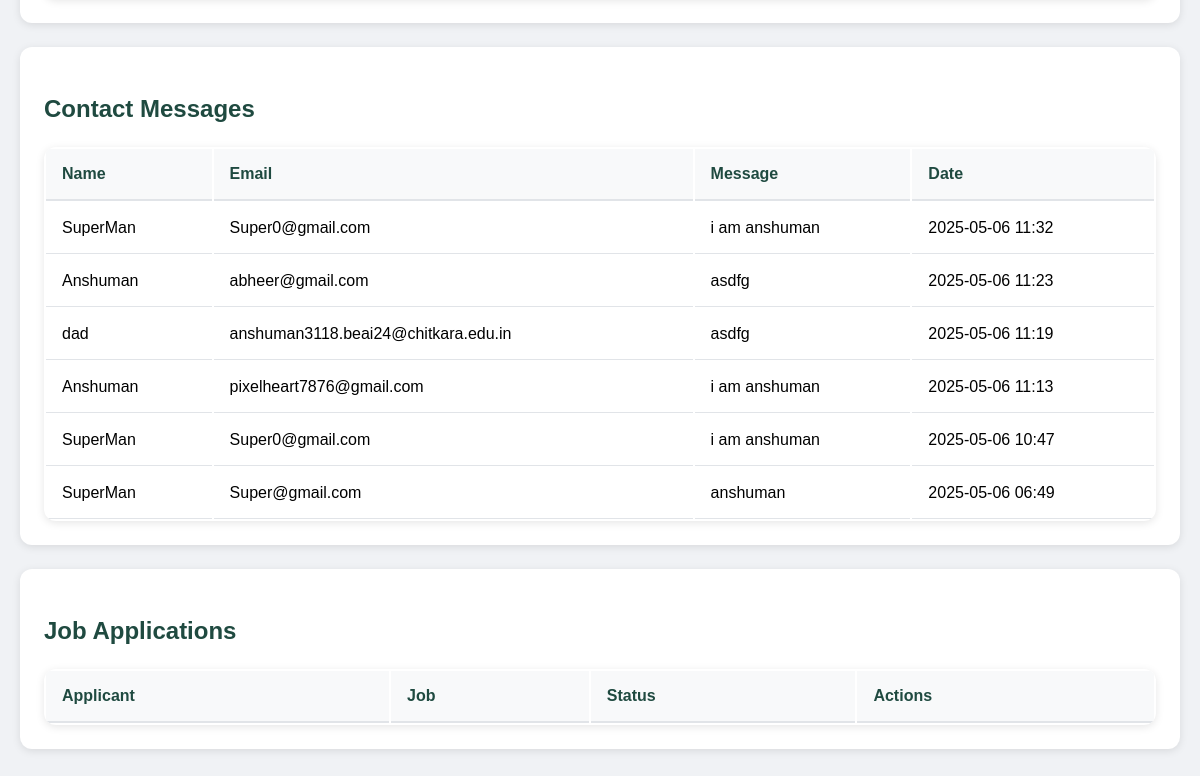
Page /admin (signed in, lower part) on the earlier database version.
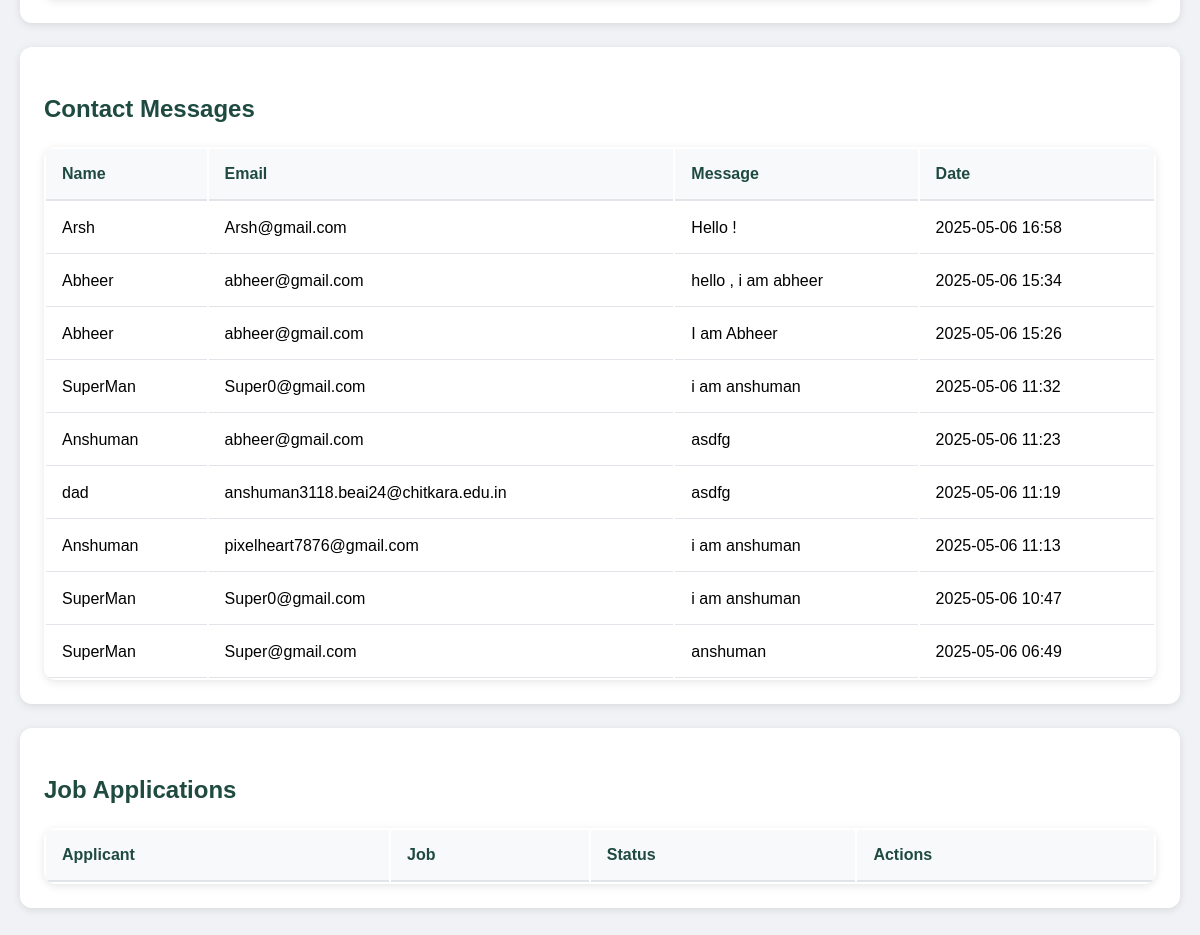
Same page on the later database version.
### app.py (models this page shows)
class Contact(db.Model):
    id = db.Column(db.Integer, primary_key=True)
    name = db.Column(db.String(100), nullable=False)
    email = db.Column(db.String(100), nullable=False)
    message = db.Column(db.Text, nullable=False)
    date_submitted = db.Column(db.DateTime, default=datetime.utcnow)

### app.py (the view)
@app.route('/admin', methods=['GET', 'POST'])
@login_required
def admin():
    if current_user.role != 'admin':
        flash('Access denied: Admins only.', 'danger')
        return redirect(url_for('home'))
    jobs = Job.query.all()
    contacts = Contact.query.order_by(Contact.date_submitted.desc()).all()
    return render_template('admin.html', jobs=jobs, contacts=contacts)

### app.py (called while the page is built)
@login_manager.user_loader
def load_user(user_id):
    return db.session.get(User,int(user_id))

### templates/admin.html (shortened to what this page needs)
<!DOCTYPE html>
<html lang="en">
<head>
    <link rel="stylesheet" href="{{ url_for('static', filename='admin.css') }}">
</head>
<body>
    <div class="container">
        <div class="job-listings">
            <div class="admin-card">
            </div>
            <div class="admin-card">
                <h3>Contact Messages</h3>
                <table class="admin-table">
                    <thead>
                        <tr>
                            <th>Name</th>
                            <th>Email</th>
                            <th>Message</th>
                            <th>Date</th>
                        </tr>
                    </thead>
                    <tbody>
                        {% for contact in contacts %}
                        <tr>
                            <td>{{ contact.name }}</td>
                            <td>{{ contact.email }}</td>
                            <td>{{ contact.message }}</td>
                            <td>{{ contact.date_submitted.strftime('%Y-%m-%d %H:%M') }}</td>
                        </tr>
                        {% endfor %}
                    </tbody>
                </table>
            </div>
            <div class="admin-card">
                <h3>Job Applications</h3>
                <table class="admin-table">
                    <thead>
                        <tr>
                            <th>Applicant</th>
                            <th>Job</th>
                            <th>Status</th>
                            <th>Actions</th>
                        </tr>
                    </thead>
                </table>
            </div>
        </div>
    </div>
</body>
</html>

### static/admin.css (style rules this page uses)
body { background-color: #f0f2f5; margin: 0; padding: 0; font-family: Arial, sans-serif; }
.container { max-width: 1200px; margin: 0 auto; padding: 0 20px; margin-top: 80px; }
.job-listings { padding: 2rem 0; background-color: #f0f2f5; }
.admin-card { background: #ffffff; border-radius: 12px; box-shadow: 0 2px 8px rgba(0,0,0,0.1); padding: 24px; margin-bottom: 24px; }
.admin-card h3 { color: #1f4a40; margin-bottom: 20px; font-size: 1.5rem; }
.admin-table { width: 100%; background: #ffffff; border-radius: 12px; box-shadow: 0 2px 8px rgba(0,0,0,0.1); overflow: hidden; margin-top: 24px; }
.admin-table th { background: #f8f9fa; padding: 16px; text-align: left; font-weight: 600; color: #1f4a40; border-bottom: 2px solid #e1e4e8; }
.admin-table td { padding: 16px; border-bottom: 1px solid #e1e4e8; }

Differences in the rows shown:
added Contact: name "Arsh", email "Arsh@gmail.com", message "Hello !", date_submitted "2025-05-06 16:58"
added Contact: name "Abheer", email "abheer@gmail.com", message "hello , i am abheer", date_submitted "2025-05-06 15:34"
added Contact: name "Abheer", email "abheer@gmail.com", message "I am Abheer", date_submitted "2025-05-06 15:26"
